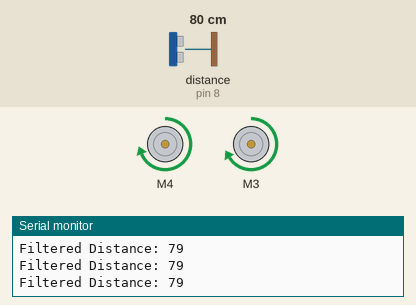
This sketch was run on a simulated Arduino Uno, built with avr-gcc and run on an emulated ATmega328P. Shown: 2 × DC motor (green arrow = forward, orange = backward, longer = faster), the last lines printed to the serial monitor. Wiring (inferred from the names in the program): ultrasonic range finder: trigger pin 7; echo pin 8. Inputs (shaded band) come from the test bench; at power-on: distance to the obstacle (sensor on pin 8) 80 cm. The echo pulse lasts 58.3 µs per cm.

Above: at 1.2 s.
1.3 s: distance to the obstacle (sensor on pin 8) set to 24 cm
4.3 s: distance to the obstacle (sensor on pin 8) set to 19 cm
At 5.0 s:
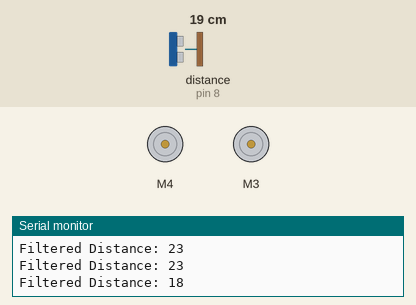
At 6.2 s:
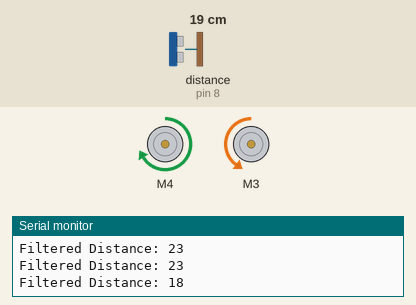
7.3 s: distance to the obstacle (sensor on pin 8) set to 2 cm
9.1 s: distance to the obstacle (sensor on pin 8) set to 4 cm
10.6 s: distance to the obstacle (sensor on pin 8) set to 7 cm
At 13.5 s:
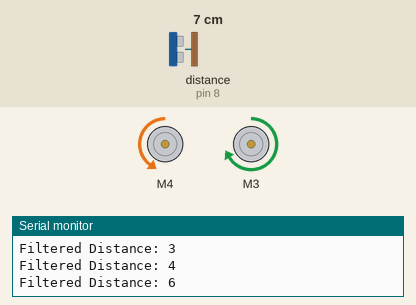
Timing chart, 0 to 14.6 s (numbered marks = the images above; inputs shaded):
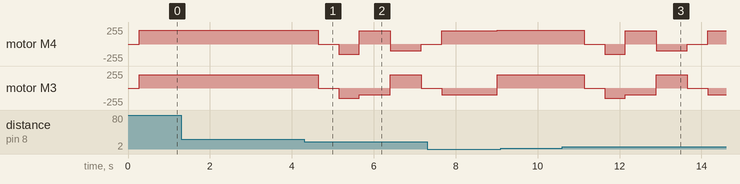

The sketch:

sketch_jan30b.ino
```cpp
#include <Wire.h>
#include <Adafruit_MotorShield.h>
#include "utility/Adafruit_MS_PWMServoDriver.h"

Adafruit_MotorShield AFMS = Adafruit_MotorShield();
Adafruit_DCMotor *rightMotor = AFMS.getMotor(4);
Adafruit_DCMotor *leftMotor = AFMS.getMotor(3);

const int trigPin = 7;
const int echoPin = 8;

long duration, distance;

// Function to get distance from ultrasonic sensor
long distanceTest() {
    digitalWrite(trigPin, LOW);
    delayMicroseconds(2);
    digitalWrite(trigPin, HIGH);
    delayMicroseconds(10);
    digitalWrite(trigPin, LOW);

    duration = pulseIn(echoPin, HIGH, 20000);  // Timeout at 20ms
    if (duration == 0) return 1000;  // If no reading, assume very far object
    return (duration / 2) / 29.1;
}

// Function to get stable distance by averaging multiple readings
long averageDistance() {
    long total = 0;
    for (int i = 0; i < 5; i++) {  // Take 5 readings
        total += distanceTest();
        delay(50);  // Small delay to prevent interference
    }
    return total / 5;  // Return average distance
}

// Motor control functions
void stopCar() {
    rightMotor->setSpeed(0);
    leftMotor->setSpeed(0);
}

void forwards() {
    rightMotor->setSpeed(210);
    leftMotor->setSpeed(200);
    rightMotor->run(FORWARD);
    leftMotor->run(FORWARD);
}

void leftTurn() {
    rightMotor->setSpeed(200);
    leftMotor->setSpeed(100);
    rightMotor->run(FORWARD);
    leftMotor->run(BACKWARD);  // Makes a sharper left turn
}

void rightTurn() {
    rightMotor->setSpeed(100);
    leftMotor->setSpeed(200);
    rightMotor->run(BACKWARD);
    leftMotor->run(FORWARD);  // Makes a sharper right turn
}

void backwards() {
    rightMotor->setSpeed(150);
    leftMotor->setSpeed(150);
    rightMotor->run(BACKWARD);
    leftMotor->run(BACKWARD);
}

void setup() {
    pinMode(trigPin, OUTPUT);
    pinMode(echoPin, INPUT);
    Serial.begin(9600);
    AFMS.begin();
}

void loop() {
    long distance = averageDistance();
    Serial.print("Filtered Distance: ");
    Serial.println(distance);

    if (distance > 20 || distance < 5) {  // Move forward if no obstacle or too close reading
        forwards();
    } else {  // If obstacle detected
        stopCar();
        delay(500);
        backwards();
        delay(500);

        long leftDist, rightDist;

        leftTurn();
        delay(500);
        leftDist = averageDistance();

        rightTurn();
        delay(500);
        rightDist = averageDistance();

        stopCar();
        delay(500);

        if (rightDist > leftDist) {
            Serial.println("Turning Right");
            rightTurn();
            delay(1000);
        } else {
            Serial.println("Turning Left");
            leftTurn();
            delay(1000);
        }
    }
    delay(100);  // Small delay between sensor readings
}
```

Measured:
- the behaviour switches between 22 and 21 cm on distance to the obstacle (sensor on pin 8) (found by bisection; images 0 and 1)
